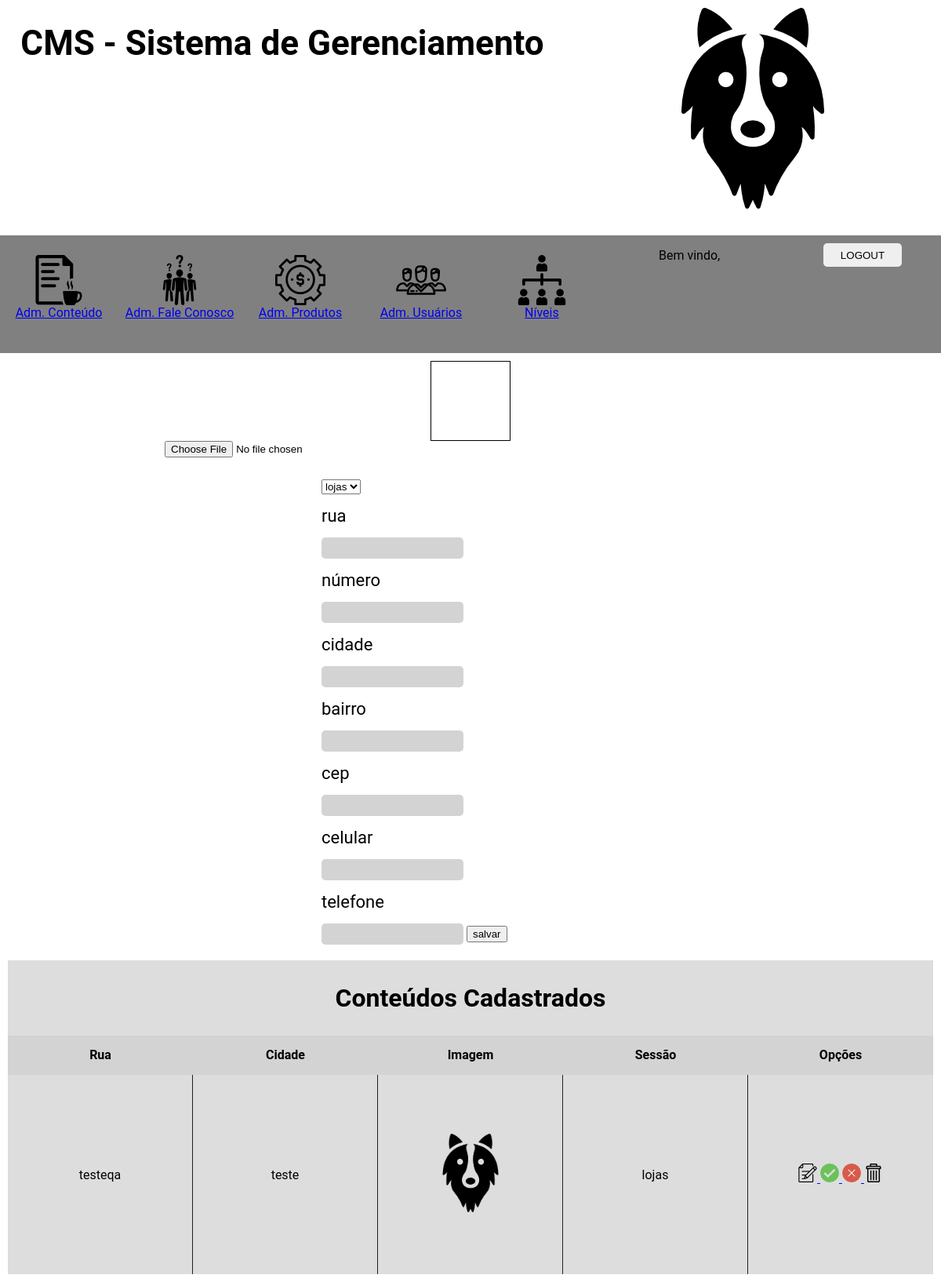
The app's page /cms/conteudo_sobrelojas.php with its own data.
### tables this page shows
CREATE TABLE `tbl_sobre_lojas` (
  `rua` varchar(255) DEFAULT NULL,
  `numero` int(11) DEFAULT NULL,
  `cidade` varchar(255) DEFAULT NULL,
  `bairro` varchar(255) DEFAULT NULL,
  `cep` varchar(255) DEFAULT NULL,
  `celular` varchar(255) DEFAULT NULL,
  `telefone` varchar(255) DEFAULT NULL,
  `status` tinyint(1) DEFAULT NULL,
  `idSessao` int(11) DEFAULT NULL,
  `imagem` varchar(255) DEFAULT NULL,
  `id` int(11) NOT NULL AUTO_INCREMENT,
  PRIMARY KEY (`id`),
  KEY `idSessao` (`idSessao`),
  CONSTRAINT `tbl_sobre_lojas_ibfk_1` FOREIGN KEY (`idSessao`) REFERENCES `tbl_sessao` (`id`)
);

CREATE TABLE `tbl_sessao` (
  `id` int(11) NOT NULL AUTO_INCREMENT,
  `nome` varchar(255) DEFAULT NULL,
  PRIMARY KEY (`id`)
);

### cms/tabelasobrelojas.php (the view)
<table class="table-model">
    <tr class="table-row">
        <td class="table-cell" colspan="5">
            <h1>Conteúdos Cadastrados</h1>
        </td>
    </tr>
    <tr class="table-row" style="font-weight: bold; background-color: lightgray;">
        <td class="table-cell">
            Rua
        </td>
        <td class="table-cell">
            Cidade
        </td>
        <td class="table-cell">
            Imagem
        </td>
        <td class="table-cell">
            Sessão
        </td>
        <td class="table-cell">
            Opções
        </td>
    </tr>
    <?php
        $sql = "select s.id, s.nome, sl.* from tbl_sessao as s, tbl_sobre_lojas as sl where s.id = sl.idSessao";
        $resultado = mysqli_query($conexao, $sql);
        while($rsSobre = mysqli_fetch_array($resultado)){
    ?>
    <tr class="table-row">
        <td class="table-cell" style="border-right: 0.5px solid #202020;"><?php echo(utf8_encode($rsSobre['rua']))?></td>
        <td class="table-cell" style="border-right: 0.5px solid #202020;"><?php echo(utf8_encode($rsSobre['cidade'])) ?></td>
        <td class="table-cell" style="border-right: 0.5px solid #202020;"><img class="image" src="<?php echo($rsSobre['imagem'])?>"></td>
        <td class="table-cell" style="border-right: 0.5px solid #202020;"><?php echo(utf8_encode($rsSobre['nome'])) ?></td>
        <td class="table-cell">
            <a href="conteudo_sobrelojas.php?modo=editar&id=<?php echo($rsSobre['id']) ?>">
                <img src="imagens/edit.png">
            </a>
            <a href="conteudo_sobrelojas.php?status=ativar&id=<?php echo($rsSobre['id'])?>">
              <img src="imagens/ativar.png">
          </a>
            <a href="conteudo_sobrelojas.php?status=desativar&id=<?php echo($rsSobre['id']) ?>">
              <img src="imagens/desativar.png">
          </a>
            <a href="conteudo_sobrelojas.php?modo=excluir&id=<?php echo($rsSobre['id'])?>" onclick="return confirm('Deseja excluir o registro?')">
                <img src="imagens/delete.png">
            </a>
        </td>
    </tr>
    <?php
        }
    ?>
</table>

### cms/css/style.css (style rules this page uses)
body { margin: 0; padding: 0; font-family: 'roboto'; }
header { width: 100%; max-width: 1920px; margin: auto; height: 300px; overflow: hidden; }
.header-left { width: 60%; height: 100%; float: left; text-align: center; margin-top: 6 0px; font-size: 22px; }
.header-right { width: 40%; height: 100%; float: left; text-align: center; margin-top: 10px; }
.table-model { width: 1180px; height: 400px; margin: auto; margin-top: 10px; margin-bottom: 10px; border-spacing: 0px; background-color: #DDD; }
.table-model tr:nth-child(even) { background-color: #C2C2C2; }
.table-model h1 { margin: 0; text-align: center; }
.table-row { width: 1100px; text-align: center; }
.table-cell { width: 20%; }
.image { width: 100px; height: 100px; }

### records on screen
tbl_sobre_lojas: rua "testeqa", cidade "teste", imagem (picture), idSessao.nome "lojas"

### other values on screen
$btnsalvar "salvar"
form field txtsessao "lojas"
